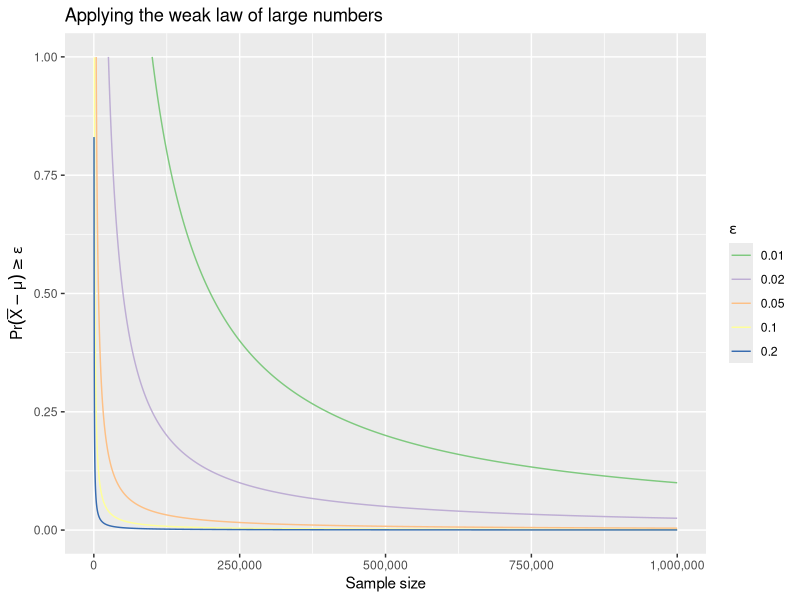

R code for this plot:
## ---- chunk 1
library(tidyverse)
library(patchwork)
library(here)
library(gganimate)
## ---- chunk 2
set.seed(123)

bound_probs <- c(.01, .02, .05, .1, .2)

expand.grid(
    n_size = seq(from = 1, to = 1e06, by = 100),
    bound_prob = bound_probs
) %>%
    as_tibble() %>%
    mutate(prob = 10 / (n_size * bound_prob^2)) %>%
    ggplot(mapping = aes(x = n_size, y = prob, color = factor(bound_prob))) +
    geom_line() +
    scale_x_continuous(labels = scales::comma) +
    scale_y_continuous(limits = c(0, 1)) +
    scale_color_brewer(type = "qual") +
    labs(
        title = "Applying the weak law of large numbers",
        x = "Sample size",
        y = expression(Pr(bar(X) - mu) >= epsilon),
        color = expression(epsilon)
    )
